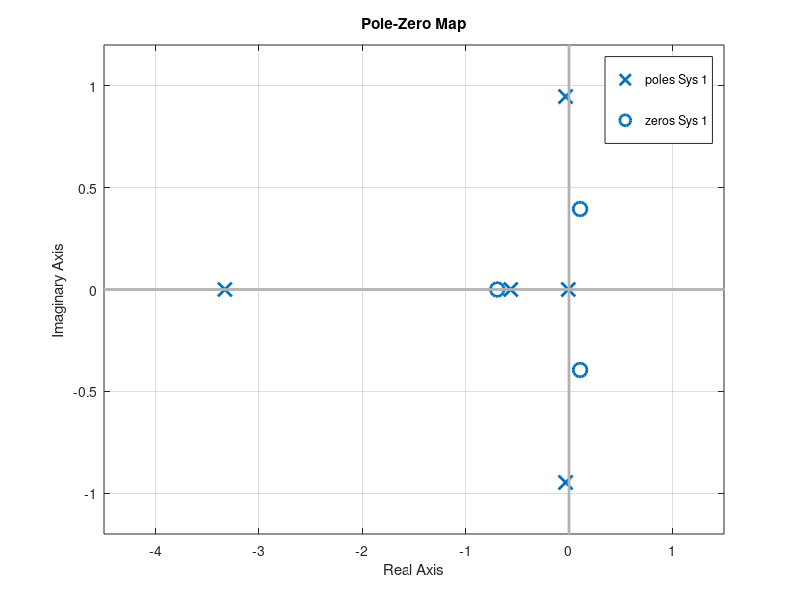

The MATLAB source for this figure: (Note: this script raises an error after producing the figure.)
%
% B747 lateral dynamics
% Reid 188
clear all
%
% metric
   Yv=-1.61e4;Yp=0;Yr=0;
   Lv=-3.062e5;Lp=-1.076e7;Lr=9.925e6;
   Nv=2.131e5;Np=-1.33e6;Nr=-8.934e6;
   
	g=9.81;theta0=0;S=511;cbar=8.324;b=59.64;
   U0=235.9;
   m=2.83176e6/g;cbar=8.324;rho=0.3045;
	Iyy=.449e8;Ixx=.247e8;Izz=.673e8;Ixz=-.212e7;
   
% nondimensional control derivatives
% reid page 207
%
Cyda=0;Cydr=.1146;
Clda=-1.368e-2;Cldr=6.976e-3;
Cnda=-1.973e-4;Cndr=-.1257;

QdS=1/2*rho*U0^2*S;
Yda=QdS*Cyda;Ydr=QdS*Cydr;Lda=QdS*b*Clda;Ldr=QdS*b*Cldr;
Nda=QdS*b*Cnda;Ndr=QdS*b*Cndr;

Ixxp=(Ixx*Izz-Ixz^2)/Izz;
Izzp=(Ixx*Izz-Ixz^2)/Ixx;
Ixzp=Ixz/(Ixx*Izz-Ixz^2);

% reid 289
% full lateral derivatives
% state x=[v p r phi]
%
Alat=[Yv/m Yp/m (Yr/m-U0) g*cos(theta0);
   (Lv/Ixxp + Ixzp*Nv) (Lp/Ixxp + Ixzp*Np) (Lr/Ixxp + Ixzp*Nr) 0;
   (Ixzp*Lv + Nv/Izzp) (Ixzp*Lp + Np/Izzp) (Ixzp*Lr + Nr/Izzp) 0;
   0 1 tan(theta0) 0];

Blat=[1/m 0 0;0 1/Ixxp Ixzp;0 Ixzp 1/Izzp;0 0 0]*[Yda Ydr;Lda Ldr;Nda Ndr];

% Model from rudder to r
G_dr_r=ss(Alat,Blat(:,2),[0 0 1 0],0);
%
% rudder servo 3.33/(s+3.33)
Hr=tf(3.33,[1 3.33]);
%
% expected control gain
Kr=-1.6;

tf(G_dr_r*Hr)

figure(4);clf
set(gcf,'DefaultLineLineWidth',2)
set(gcf,'DefaultlineMarkerSize',18)
pzmap(sign(Kr)*G_dr_r*Hr); 
hh=get(gcf,'children');hhh=get(hh(1),'children')
set(hhh(1),'MarkerSize',18);set(hhh(1),'LineWidth',2)
set(hhh(2),'MarkerSize',18);set(hhh(2),'LineWidth',2)
axis([-3.75 .25 -2 2])
title('Lateral autopilot: r to rudder','FontSize',12)
print -depsc lat_1;jpdf('lat_1')

figure(1);clf
set(gcf,'DefaultLineLineWidth',2)
set(gcf,'DefaultlineMarkerSize',18)
rlocus(G_dr_r*Hr); % note positive sign used here
sgrid([.25 .5 .75],[.25 .5 1])
axis([-2 2 -2 2])
title('Lateral autopilot: r to \delta_r with k>0 ','FontSize',16)
print -depsc lat_2a;jpdf('lat_2a')

figure(1);clf
set(gcf,'DefaultLineLineWidth',2)
set(gcf,'DefaultlineMarkerSize',18)
rlocus(sign(Kr)*G_dr_r*Hr); % note negative sign used here
rr=rlocus(G_dr_r*Hr,Kr); 
hold on; plot(rr+eps*j,'rd','MarkerFace','r');hold off
hh=get(1,'children');hhh=get(hh(1),'children')
set(hhh(1),'MarkerSize',18);set(hhh(1),'LineWidth',2)
set(hhh(2),'MarkerSize',18);set(hhh(2),'LineWidth',2)
sgrid([.25 .5 .75],[.25 .5 1])
axis([-3.75 .25 -2 2])
title('Lateral autopilot: r to \delta_r with k<0 ','FontSize',16)
print -depsc lat_2;jpdf('lat_2')

% clp response to r_comm
%sys=tf(Nrdr*Kpsi,Drdr+Kpsi*Nrdr);
sys_cl=feedback(Kr*G_dr_r*Hr,1,[1],[1],-1)
t=[0:.1:500]';
rc=ones(size(t));
[r1,t]=impulse(sys_cl,t);

% with washout Kwash=[tau 0]/[tau 1]
tau=1/.24; %sec
Nwash=[tau 0];Dwash=[tau 1];
w=logspace(-2,2,250);
Hw=tf(Nwash,Dwash)
Gw=freqresp(Hw,w);
loglog(w,abs(squeeze(Gw)),'LineWidth',2)
axis([.01 20 .01 2])
title('Washout filter with \tau=4.2')
ylabel('|H_w(s)|')
xlabel('Freq (rad/sec)')
print -depsc wash1;jpdf('wash1')

%sysw=tf(conv(Dwash,Nrdr)*Kpsi,conv(Dwash,Drdr)+Kpsi*conv(Nwash,Nrdr));
sys_cl_w=feedback(Kr*G_dr_r*Hr,Hw,[1],[1],-1);
[r2,t]=impulse(sys_cl_w,t);
[u1,t]=lsim(Hw,r2,t);

figure(2);clf;
subplot(211)
plot(t,[r1 r2 ]);axis([0 30 -.5 1 ])
setlines
ylabel('Response r');xlabel('Time')
legend('Without Washout','With Washout')
subplot(212)
plot(t,[Kr*(0-r1) Kr*(0-u1)]);axis([0 30 -.5 1 ])
setlines
ylabel('Control \delta_r');xlabel('Time')
legend('Without Washout','With Washout')
% control signal quickly goes to zero in both cases
% but only one controller has returned r to zero
% the one with a washout produces a zero signal
% even though there is a steady state error in r
print -depsc wash2;jpdf('wash2')

figure(3);clf
set(gcf,'DefaultLineLineWidth',2)
set(gcf,'DefaultlineMarkerSize',18)
rlocus(sign(Kr)*G_dr_r*Hr*Hw); % note negative sign used here
rrwash=rlocus(G_dr_r*Hr*Hw,Kr); 
hold on; plot(rr+eps*j,'rd','MarkerFace','r');hold off
hold on; plot(rrwash+eps*j,'m<','MarkerFace','m');hold off
hh=get(1,'children');hhh=get(hh(1),'children')
set(hhh(1),'MarkerSize',18);set(hhh(1),'LineWidth',2)
%set(hhh(2),'MarkerSize',18);set(hhh(2),'LineWidth',2)
sgrid([.25 .5 .75],[.25 .5 1])
axis([-2 1 -1.5 1.5])
title('Lateral autopilot: r to rudder WITH washout filter')
print -depsc wash3;jpdf('wash3')

% roll control
Ha=tf(1,[.15 1]);
G_da_phi=tf(Lda,conv([1 0],[Ixxp -Lp]));
PDr=tf([1/1.5 1],[1]); % locate the PD zero
Kphi=-30;
figure(9);
set(gcf,'DefaultLineLineWidth',2)
set(gcf,'DefaultlineMarkerSize',18)
rlocus(-PDr*Ha*G_da_phi)
rrphi=rlocus(PDr*Ha*G_da_phi,Kphi); 
hold on; plot(rrphi+eps*j,'rd','MarkerFace','r');hold off
print -depsc roll1;jpdf('roll1')

%return
%
%
% roll controller reid 289
%Kphi=-30;
%Kr=-1.6;
%
%start with Alat and Blat
%add Psi: dot Psi = r sec(theta)
%state x=[v p r phi Psi]
Alat2=[Alat zeros(4,1);[0 0 sec(theta0) 0 0]];
Blat2=[Blat;[0 0]];
Clat2=eye(5);Dlat2=zeros(5,2);
syslat2=ss(Alat2,Blat2,Clat2,Dlat2);

% from R108, x_e = U0 t 
% from R108, dot y_e = U0 psi cos(theta0) + v
% x=[v p r phi Psi ye]
na=size(Alat2,1);
Alsimul=[Alat2 zeros(na,1);[1 0 0 0 U0*cos(theta0) 0]];
Blsimul=[Blat2;[0 0]];
Clsimul=[Clat2 zeros(5,1);[zeros(1,na) 1]]; % pull out ye as well
Dlsimul=zeros(6,2);

%
% add dynamics on the inputs
%
% aerilon: [0 -1]/[tau_a 1];
tau_a=0.15;
JNa=[0 1];JDa=[tau_a 1];
sysa=tf(JNa,JDa);
% rudder: [0 1]/[tau_r 1];
tau_r=0.3;
JNr=[0 1];JDr=[tau_r 1];
sysr=tf(Kr*JNr,JDr);
sysd=append(sysa,sysr);
sysroll=series(sysd,syslat2);
%
%add the washout filter
%
tau_w=4; %sec
Nwash=[tau_w 0];Dwash=[tau_w 1];
sys_wash=tf(Nwash,Dwash);
sysrollw = feedback(sysroll,sys_wash,2,[3],-1); 
% 

figure(19);
set(gcf,'DefaultLineLineWidth',2)
set(gcf,'DefaultlineMarkerSize',18)
rlocus(-PDr*tf(sysrollw(4,1))) % looks the same as the roll RL above
%rlocus(-PDr*Ha*G_da_phi)
%rrphi=rlocus(PDr*Ha*G_da_phi,Kphi); 
rrphi2=rlocus(PDr*tf(sysrollw(4,1)),Kphi); 
hold on; plot(rrphi2+eps*j,'rd','MarkerFace','r');hold off
print -depsc roll1a;jpdf('roll1a')

syscl = feedback(sysrollw,Kphi*[1/1.5 1],1,[2 4],-1); 
tf(syscl(5,1))
syscl=series(append(tf(Kphi),tf(1)),syscl);% gain on the command input
tf(syscl(5,1))
%return

t=[0:.1:10]';
[yroll,t]=initial(syscl,[0 0 0 15*pi/180 0 0 0 0]',t);
fignum=1;
figure(fignum);clf
set(gcf,'DefaultLineLineWidth',2)
plot(t,yroll(:,[4 2]))
setlines(2)
legend('\phi','p')
title('Reponse to initial roll of 15 degs','FontSize',12)
print -depsc phicomm1;jpdf('phicomm1')
fignum=fignum+1;figure(fignum);clf
set(gcf,'DefaultLineLineWidth',2)
plot(t,yroll(:,[5 3]),t,yroll(:,1)/U0,':')
setlines(2)
legend('\psi','r','\beta')
title('Reponse to initial roll of 15 degs','FontSize',12)
print -depsc phicomm1a;jpdf('phicomm1a')

t=[0:.1:30]';
fact=15*pi/180;
[ystep,t]=step(syscl,t);
fignum=fignum+1;figure(fignum);clf
set(gcf,'DefaultLineLineWidth',2)
plot(t,ystep(:,[4 2])*fact)
xlabel('Time (sec)')
setlines(2)
legend('\phi','p')
title('Reponse to step input \phi_c=15 degs (0.26 rad)','FontSize',12)
print -depsc phicomm2;jpdf('phicomm2')
fignum=fignum+1;figure(fignum);clf
set(gcf,'DefaultLineLineWidth',2)
plot(t,ystep(:,[5])*fact,t,ystep(:,[3])*2,t,ystep(:,1)/U0*fact,':')
xlabel('Time (sec)')
setlines(2)
legend('\psi','r','\beta')
title('Reponse to step input \phi_c=15 degs (0.26 rad)','FontSize',12)
print -depsc phicomm2a;jpdf('phicomm2a')

%add the heading controller
%phi_c = (U0/g/tau_h) * (Psi_d - Psi);
% input is now going to be Psi_d
%
tau_h=12; % time constant to follow the heading command
rgain=(U0/g/tau_h);
fignum=fignum+1;figure(fignum);clf
rlocus(syscl(5,1))
rr=rlocus(syscl(5,1),rgain)
hold on; plot(rr+eps*j,'rd','MarkerFace','r');hold off
axis([-2 2 -1.25 1.25]);title('Heading Command Loop \tau_1=12 sec','FontSize',14)
print -depsc phicomm3;jpdf('phicomm3')

syscl2=feedback(syscl,rgain,[1],[5],-1)
syscl2=series(append(tf(rgain),tf(1)),syscl2);% gain on the command input
t=[0:.1:50]';
fact=15*pi/180; %step of 15 deg in heading
[yhead,t]=step(syscl2(:,1),t);
fignum=fignum+1;figure(fignum);clf
plot(t,yhead(:,[4 2])*fact)
xlabel('Time (sec)')
setlines(2)
legend('\phi','p')
print -depsc phicomm3a;jpdf('phicomm3a')
fignum=fignum+1;figure(fignum);clf
plot(t,yhead(:,[5])*fact,t,yhead(:,[3]),t,yhead(:,1)/U0*fact,'m:',t,fact*ones(size(t)))
xlabel('Time (sec)')
setlines(2)
legend('\psi','r','\beta','\psi_c')
print -depsc phicomm3b;jpdf('phicomm3b')
%

% now determine psi_d from the track that we would like to follow
% 
tau_2 = 30; %sec. this is the timescale for the path follower
%

return

%run ac3_lat
%ac3out

T=ac3out(:,1);
V=ac3out(:,2);
P=ac3out(:,3);
R=ac3out(:,4);
PHI=ac3out(:,5);
PSI=ac3out(:,6);
YREF=ac3out(:,7);
YE=ac3out(:,8);
PSIcomm=ac3out(:,9);
PHIcomm=ac3out(:,10);

figure(1);clf
plot(T,[YREF YE]);
f=get(gcf,'children')
set(f,'Ydir','reverse')
setlines(2)
ylabel('Path Y_e')
legend('Y_{ref}','Y_{a/c}')
print -depsc ac3_lat_path;jpdf('ac3_lat_path')

figure(2);clf
plot(T,[PHI PHIcomm]);
setlines(2)
ylabel('\Phi and \Phi_c')
legend('\Phi','\Phi_c')
print -depsc ac3_lat_phi;jpdf('ac3_lat_phi')

figure(3);clf
plot(T,[PSI PSIcomm]);
setlines(2)
ylabel('\Psi and \Psi_c')
legend('\Psi','\Psi_c')
print -depsc ac3_lat_psi;jpdf('ac3_lat_psi')
